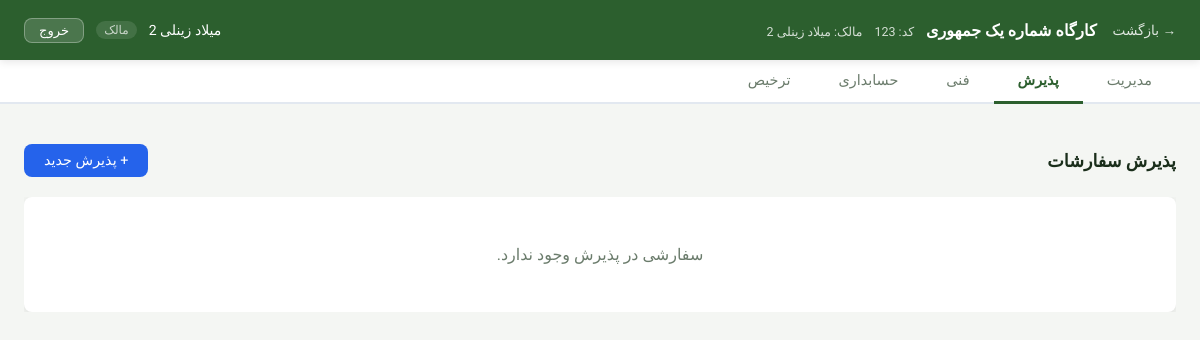
Page /workshop/13/reception/ (signed in) on the committed database.
### accounts/models.py (models this page shows, shortened)
class Workshop(models.Model):
    owner = models.ForeignKey(settings.AUTH_USER_MODEL, on_delete=models.CASCADE)
    name = models.CharField(max_length=150)
    code = models.CharField(max_length=10, unique=True, blank=True)
    is_active = models.BooleanField(default=True)
    national_code = models.CharField(max_length=30, null=True, blank=True)
    address = models.CharField(max_length=250, null=True, blank=True)
    created_at = models.DateTimeField(auto_now_add=True)

class User(AbstractUser):
    phone = models.CharField(max_length=15, blank=True)
    email = models.EmailField(unique=True)
    class Meta:
        swappable = 'AUTH_USER_MODEL'

class WorkshopMembership(models.Model):
    ROLE_CHOICES = [
        ('owner', 'مالک'),
        ('management', 'مدیریت'),
        ('technical', 'فنی'),
        ('accounting', 'حسابداری'),
        ('reception', 'پذیرش'),
        ('delivery', 'ترخیص'),
        ('operator', 'اپراتور'),
    ]
    workshop = models.ForeignKey(
        Workshop,
        on_delete=models.CASCADE,
        related_name='memberships'
    )
    user = models.ForeignKey(
        'accounts.User',
        on_delete=models.CASCADE,
        related_name='workshop_memberships'
    )
    role = models.CharField(max_length=30, choices=ROLE_CHOICES, default='management')
    is_active = models.BooleanField(default=True)
    joined_at = models.DateTimeField(auto_now_add=True)
    class Meta:
        unique_together = ('workshop', 'user')

### orders/views.py (the view, shortened to what this page needs)
# urls.py: path('workshop/<int:workshop_id>/reception/', views.reception_tab, name='tab_reception'),
@login_required
def reception_tab(request, workshop_id):
    workshop, membership, allowed_tabs = _get_workshop_and_membership(
        request, workshop_id, 'reception'
    )
    orders = (
        Order.objects
        .filter(workshop=workshop, status='reception')
        .select_related('customer', 'created_by')
        .prefetch_related('attachments')
        .order_by('-created_at')
    )
    context = _base_context(workshop, membership, allowed_tabs, 'reception')
    context.update({'orders': orders, 'show_success': request.GET.get('success') == '1'})
    return render(request, 'orders/reception_tab.html', context)

### orders/views.py (called while the page is built)
def _get_workshop_and_membership(request, workshop_id, required_tab):
    workshop = get_object_or_404(Workshop, pk=workshop_id)
    membership = get_object_or_404(
        WorkshopMembership,
        workshop=workshop,
        user=request.user,
        is_active=True
    )
    allowed_tabs = ROLE_TAB_ACCESS.get(membership.role, [])
    if required_tab not in allowed_tabs:
        raise Http404("دسترسی به این تب مجاز نیست")
    return workshop, membership, allowed_tabs

def _base_context(workshop, membership, allowed_tabs, active_tab):
    return {
        'workshop': workshop,
        'membership': membership,
        'allowed_tabs': allowed_tabs,
        'active_tab': active_tab,
    }

### templates/orders/reception_tab.html (shortened to what this page needs)
{% extends "orders/_dashboard_base.html" %}
{% load static %}
{% block tab_content %}
    <div class="tab-panel">
        <div class="panel-header">
            <h2>پذیرش سفارشات</h2>
            <button class="btn-primary" id="btn-open-reception">+ پذیرش جدید</button>
        </div>
        <div class="orders-table-wrap">
            {% if orders %}
                <table class="orders-table">
                    <thead>
                    <tr>
                        <th>کد سفارش</th>
                        <th>مشتری</th>
                        <th>تلفن</th>
                        <th>تاریخ ثبت</th>
                        <th>ثبت توسط</th>
                        <th>پیوست‌ها</th>
                        <th>تعداد سفارش</th>
                        <th>عملیات</th>
                    </tr>
                    </thead>
                    <tbody>
                    {% for order in orders %}
                        <tr class="order-row" data-detail-url="{% url 'orders:order_detail' workshop.id order.id %}">
                            <td>{{ order.code }}</td>
                            <td>{{ order.customer.name }}</td>
                            <td>{{ order.customer.phone }}</td>
                            <td>{{ order.created_at|date:"Y/m/d H:i" }}</td>
                            <td>{{ order.created_by }}</td>
                            <td>{{ order.attachments.count }}</td>
                            <td>{{ order.count_request }}</td>
                            <td>
                                <button class="btn-icon btn-edit"
                                        data-id="{{ order.id }}"
                                        data-description="{{ order.description|default:'' }}"
                                        data-url="{% url 'orders:order_edit' workshop.id order.id %}">
                                    <span
                                            class="btn-icon__symbol">✏️</span>
                                    <span class="btn-icon__label">ویرایش</span>
                                </button>
                                <button class="btn-icon btn-delete"
                                        data-id="{{ order.id }}"
                                        data-code="{{ order.code }}"
                                        data-url="{% url 'orders:order_delete' workshop.id order.id %}"><span
                                        class="btn-icon__symbol">🗑️</span>
                                    <span class="btn-icon__label">حذف</span>
                                </button>
                                <button class="btn-icon btn-refer"
                                        data-id="{{ order.id }}"
                                        data-code="{{ order.code }}"
                                        data-url="{% url 'orders:order_refer' workshop.id order.id %}"><span
                                        class="btn-icon__symbol">↗️</span>
                                    <span class="btn-icon__label">ارجاع</span>
                                </button>
                            </td>
                        </tr>
                    {% endfor %}
                    </tbody>
                </table>
            {% else %}
                <p class="empty-state">سفارشی در پذیرش وجود ندارد.</p>
            {% endif %}
        </div>
    </div>
{% endblock %}

### templates/orders/_dashboard_base.html (shortened to what this page needs)
{% load static %}
<!DOCTYPE html>
<html lang="fa" dir="rtl">
<head>
    <link rel="stylesheet" href="{% static 'orders/css/dashboard.css' %}">
</head>
<body>
<header class="site-header">
    <div class="header-inner">
        <div class="header-right">
            <a href="{% url 'accounts:dashboard' %}" class="btn-back" id="btn-back">&#8594; بازگشت</a>
            <div class="workshop-info">
                <span class="workshop-name">{{ workshop.name }}</span>
                {% if workshop.national_code %}
                    <span class="workshop-meta">کد: {{ workshop.national_code }}</span>
                {% endif %}
                <span class="workshop-meta">مالک: {{ workshop.owner.get_full_name|default:workshop.owner.username }}</span>
            </div>
        </div>
        <div class="header-left">
            <span class="user-name">{{ request.user.get_full_name|default:request.user.username }}</span>
            <span class="user-role">{{ membership.get_role_display }}</span>
            <a href="{% url 'accounts:logout' %}" class="btn-logout">خروج</a>
        </div>
    </div>
</header>
<nav class="tab-nav">
    <div class="tab-nav-inner">
        {% if 'reception' in allowed_tabs %}
            <a href="{% url 'orders:management' workshop.id %}"
               class="tab-link {% if active_tab == 'management' %}active{% endif %}">مدیریت</a>
        {% endif %}
        {% if 'reception' in allowed_tabs %}
            <a href="{% url 'orders:tab_reception' workshop.id %}"
               class="tab-link {% if active_tab == 'reception' %}active{% endif %}">پذیرش</a>
        {% endif %}
        {% if 'technical' in allowed_tabs %}
            <a href="{% url 'orders:tab_technical' workshop.id %}"
               class="tab-link {% if active_tab == 'technical' %}active{% endif %}">فنی</a>
        {% endif %}
        {% if 'accounting' in allowed_tabs %}
            <a href="{% url 'orders:tab_accounting' workshop.id %}"
               class="tab-link {% if active_tab == 'accounting' %}active{% endif %}">حسابداری</a>
        {% endif %}
        {% if 'delivery' in allowed_tabs %}
            <a href="{% url 'orders:tab_delivery' workshop.id %}"
               class="tab-link {% if active_tab == 'delivery' %}active{% endif %}">ترخیص</a>
        {% endif %}
    </div>
</nav>
<main class="main-content">
    {% block tab_content %}{% endblock %}
</main>
</body>
</html>

### static/orders/css/dashboard.css (style rules this page uses)
*, *::before, *::after { box-sizing: border-box; margin: 0; padding: 0; }
:root { --primary: #2c5f2e; --primary-dk: #1e4220; --primary-lt: #e8f5e9; --accent: #f57c00; --bg: #f4f6f3; --surface: #ffffff; --border: #d0d9ce; --text: #1a2e1b; --text-muted: #6b7c6c; --danger: #c62828; --radius: 8px; --shadow: 0 2px 8px rgba(0, 0, 0, .10); }
body { font-family: 'Vazirmatn', sans-serif; background: var(--bg); color: var(--text); min-height: 100vh; direction: rtl; }
.site-header { background: var(--primary); color: #fff; padding: 0 1.5rem; height: 60px; display: flex; align-items: center; box-shadow: var(--shadow); position: sticky; top: 0; z-index: 100; }
.header-inner { width: 100%; display: flex; justify-content: space-between; align-items: center; gap: 1rem; }
.header-right { display: flex; align-items: center; gap: 1rem; }
.header-left { display: flex; align-items: center; gap: .75rem; }
.btn-back { color: #fff; text-decoration: none; font-size: .85rem; opacity: .85; white-space: nowrap; }
.workshop-name { font-weight: 700; font-size: 1rem; }
.workshop-meta { font-size: .78rem; opacity: .8; margin-right: .5rem; }
.user-name { font-size: .88rem; font-weight: 500; }
.user-role { font-size: .75rem; opacity: .75; background: rgba(255, 255, 255, .15); padding: 2px 8px; border-radius: 20px; }
.btn-logout { background: rgba(255, 255, 255, .15); color: #fff; border: 1px solid rgba(255, 255, 255, .3); padding: 4px 14px; border-radius: var(--radius); text-decoration: none; font-size: .82rem; transition: background .2s; }
.tab-nav { background: var(--surface); border-bottom: 2px solid var(--border); padding: 0 1.5rem; }
.tab-nav-inner { display: flex; gap: 0; }
.tab-link { display: inline-block; padding: .75rem 1.5rem; text-decoration: none; color: var(--text-muted); font-size: .9rem; border-bottom: 3px solid transparent; margin-bottom: -2px; transition: color .2s, border-color .2s; white-space: nowrap; }
.tab-link.active { color: var(--primary); border-bottom-color: var(--primary); font-weight: 600; }
.main-content { padding: 1.5rem; max-width: 1200px; margin: 0 auto; }
.panel-header { display: flex; justify-content: space-between; align-items: center; margin-bottom: 1.25rem; }
.panel-header h2 { font-size: 1.1rem; font-weight: 600; }
.orders-table-wrap { overflow-x: auto; }
.empty-state { text-align: center; color: var(--text-muted); padding: 3rem; background: var(--surface); border-radius: var(--radius); box-shadow: var(--shadow); }
.btn-primary { background: var(--primary); color: #fff; border: none; padding: .5rem 1.25rem; border-radius: var(--radius); cursor: pointer; font-family: inherit; font-size: .9rem; font-weight: 500; transition: background .2s; }
.btn-primary { background: #2563eb; color: #fff; }
.tab-nav { display: flex; gap: 4px; border-bottom: 2px solid var(--border-color, #e2e8f0); margin-bottom: 16px; }

### rows in the picture
Workshop: name "کارگاه شماره یک جمهوری", national_code "123", owner.get_full_name "میلاد زینلی 2"
User: user.get_full_name "میلاد زینلی 2"
WorkshopMembership: role "مالک"
